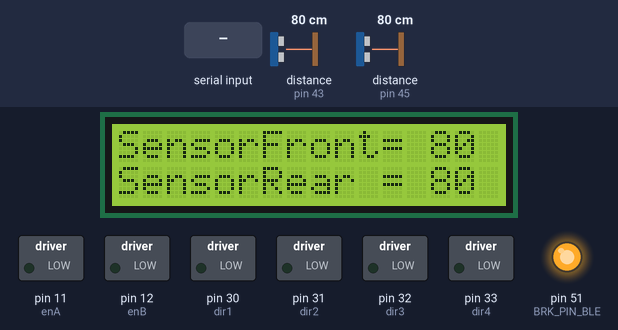
Bench run of a sketch on a simulated Arduino Mega 2560, built with avr-gcc and run on an emulated ATmega2560. On the bench: 16×2 character LCD, switched loads named in the sketch (green lamp = pin HIGH), output pins drawn as LEDs (lit = HIGH). Wiring (inferred from the names in the program): 2 × ultrasonic range finder: trigger pin 44, echo pin 45 / trigger pin 42, echo pin 43. The test bench sets the inputs (shaded band); at power-on: distance to the obstacle (sensors on pin 43, pin 45) 80 cm. The echo pulse lasts 58.3 µs per cm; random numbers use the default seed unless the sketch sets one; pins used as bus, display or sensor lines are not drawn; what the sketch prints to the serial monitor is not drawn.

Above: at 4.3 s.
4.4 s: "F\n" received over the second serial link
At 5.6 s:
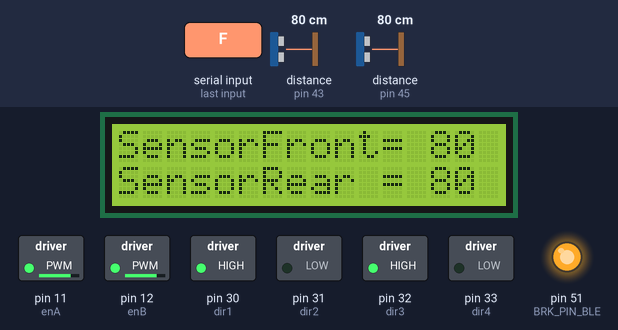
5.9 s: "B\n" received over the second serial link
At 6.6 s:
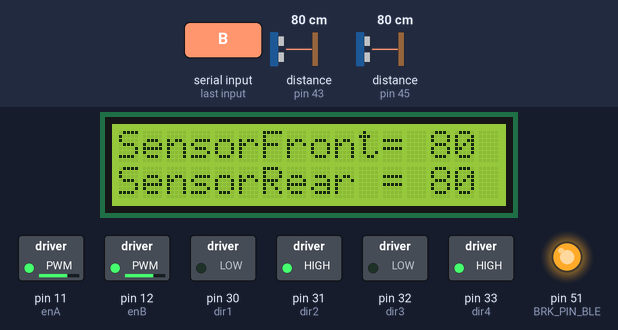
7.4 s: "R\n" received over the second serial link
At 7.8 s:
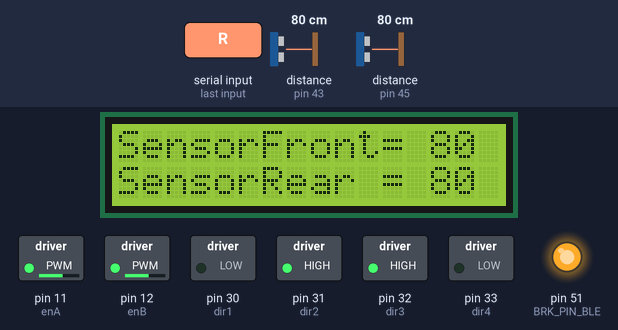
8.9 s: distance to the obstacle (sensor on pin 43) set to 2 cm
At 10.2 s:
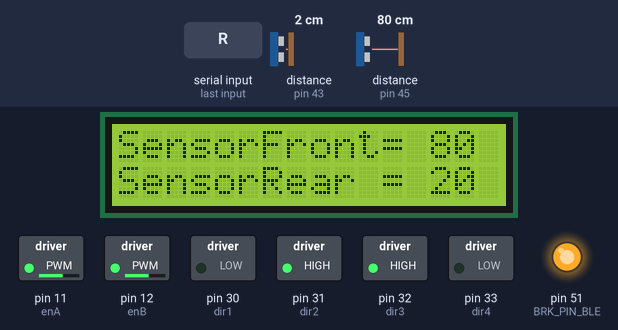
10.8 s: distance to the obstacle (sensor on pin 45) set to 17 cm
At 11.56 s:
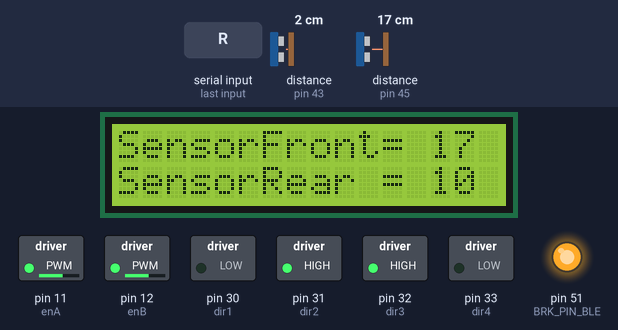
12.4 s: "L\n" received over the second serial link
At 13.6 s:
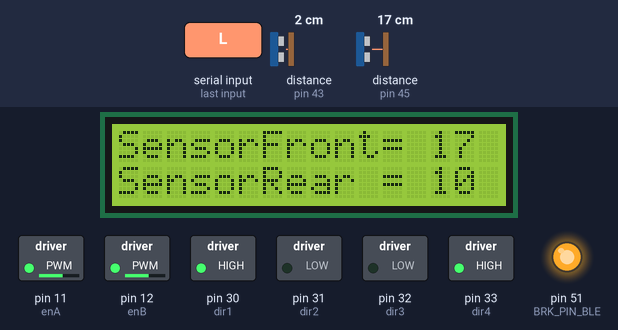
Timing chart, 0 to 15.4 s (numbered marks = the images above; inputs shaded):
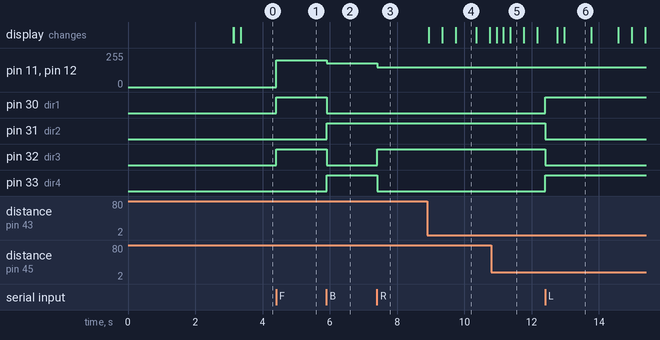

The sketch:

CrystalReaperRobot.ino
```cpp
#include "Motor_control.h"
#include "Ultrasonic_sensor.h"
#include "LCD_screen.h"
#include "Bluetooth.h"
#include "Robot_App.h"

void setup() {
  // This code will run only once and is used to initialize stuff
  motors_init();
  ultrasonic_init();
  LCD_init();
  bluetooth_init();
  robot_logic_init();
}

void loop() {
  // Here we will implement the main functionality of the robot
  motors_update();
  ultrasonic_update();
  LCD_update();
  bluetooth_update();
  robot_logic_update();
}
```

Bluetooth.cpp
```cpp
#include <Arduino.h>

#include "Bluetooth.h"

#define BT_SERIAL 	Serial1			// pins 18 and 19 on Mega
#define BT_BAUD		9600

static char rxBuffer[64];
static uint8_t rxIndex = 0;
static bool commandReady = false;

static const int STATE_PIN_BLE = 50;	// not sure if we need those pins
static const int BRK_PIN_BLE = 51;		// but better to have them already

// let's first write the init function
void bluetooth_init()
{
	pinMode(STATE_PIN_BLE, INPUT);
	pinMode(BRK_PIN_BLE, OUTPUT);
	digitalWrite(BRK_PIN_BLE, HIGH);

	BT_SERIAL.begin(BT_BAUD);		// setup the second serial port with its baudrate
};

// Now we write the update function
void bluetooth_update()
{
	while (BT_SERIAL.available())		// stay in this function as long as there is data in the bluetooth buffer
	{
		char c = BT_SERIAL.read();		// store the first character in this variable

		//Serial.print(c);		// print the string to the serial monitor for debugging

		if (c == '\n')					// if character is a newline
		{
			rxBuffer[rxIndex] = '\0';
			commandReady = true;
			rxIndex = 0;

			Serial.println(rxBuffer);			// print the receive buffer for debugging
		}
		else 							// in every other case
		{
			if (rxIndex < sizeof(rxBuffer) - 1)
			{
				rxBuffer[rxIndex++] = c;
			}
		}
	}
};

// This function is for other modules to check if there is data ready
bool bluetooth_hasCommand()
{
	return commandReady;
};

// And consequently we need a function to read data if it's ready
const char* bluetooth_getCommand()
{
	return rxBuffer;
};

// Use this function to indicate we used the data already
void bluetooth_clearFlag()
{
	commandReady = false;
}

// In case we want to send data back
void bluetooth_send(const char* msg)
{
	BT_SERIAL.println(msg);
};
```

Bluetooth.h
```cpp
#pragma once

// initialize the bluetooth module
void bluetooth_init();

// this is the function that runs in the arduino loop
void bluetooth_update();

// the following function names are pretty self explanatory
bool bluetooth_hasCommand();
const char* bluetooth_getCommand();
void bluetooth_clearFlag();
void bluetooth_send(const char* msg);
```

Motor_control.cpp
```cpp
#include <Arduino.h>

#include "Motor_control.h"

// first define the variables holding the pin assignments
// (static here means that the defines variables are local to this file)
static const int enA = 11;
static const int enB = 12;

static const int dir1 = 30;
static const int dir2 = 31;
static const int dir3 = 32;
static const int dir4 = 33;

// and make variables for motor speed and direction
static int target_left = 0;
static int target_right = 0;

void motors_init()
{	// next step is to initialize the GPIOs being used
	pinMode(enA, OUTPUT);
	pinMode(enB, OUTPUT);

	pinMode(dir1, OUTPUT);
	pinMode(dir2, OUTPUT);
	pinMode(dir3, OUTPUT);
	pinMode(dir4, OUTPUT);
};

void motors_set(int left, int right)
{
	// update the local variables
	target_left = left;
	target_right = right;
};

void motors_update()
{
	// set the left motor direction
	if (target_left > 0) {
		digitalWrite(dir1, HIGH);
		digitalWrite(dir2, LOW);
	}
	else if (target_left < 0) {
		digitalWrite(dir1, LOW);
		digitalWrite(dir2, HIGH);
	}
	else {
		digitalWrite(dir1, LOW);
		digitalWrite(dir2, LOW);
	}

	// set the right motor direction
	if (target_right > 0) {
		digitalWrite(dir3, HIGH);
		digitalWrite(dir4, LOW);
	}
	else if (target_right < 0) {
		digitalWrite(dir3, LOW);
		digitalWrite(dir4, HIGH);
	}
	else {
		digitalWrite(dir3, LOW);
		digitalWrite(dir4, LOW);
	}

	// now set the correct speeds
	analogWrite(enA, abs(target_left));
	analogWrite(enB, abs(target_right));
};
```

Motor_control.h
```cpp
#pragma once

// this function will setup the correct initial state of the two DC motors
void motors_init();

// use this function to give a setpoint to both motors using the two arguments
void motors_set(int left, int right);

// this function will update both speed and direction of the motors
void motors_update();
```

Robot_App.cpp
```cpp
#include <Arduino.h>

#include "Robot_App.h"
#include "Ultrasonic_sensor.h"
#include "LCD_screen.h"
#include "Motor_control.h"
#include "Bluetooth.h"

// define modes of the robot
enum RobotMode
{
	AUTONOMOUS,
	//DABBLE,
	BLUETOOTH
};

// define states of the robot (like an FSM)
enum RobotState
{
	IDLE,
	DRIVE_FORWARD,
	DRIVE_BACKWARD,
	TURN_LEFT,
	TURN_RIGHT,
	FLIP
};

// define a variable holding the current mode and state
static RobotMode mode;
static RobotState prev_state, state, next_state;

static unsigned long idleStartTime;

static unsigned long turnStartTime;
static unsigned long turnDuration;

static int distFront, distRear;				// the measured distance from the ultrasonic sensors

void bluetooth_manual_control()
{
	if (!bluetooth_hasCommand())
		return;

	const char* cmd = bluetooth_getCommand();

	//Serial.println(cmd);

	if (strcmp(cmd, "F") == 0)					// forward
		motors_set(200, 200);
	else if (strcmp(cmd, "B") == 0)			// backward
		motors_set(-180, -180);
	else if (strcmp(cmd, "R") == 0)			// left
		motors_set(-150, 150);
	else if (strcmp(cmd, "L") == 0)			// right
		motors_set(150, -150);
	else if (strcmp(cmd, "S") == 0)			// stop
		motors_set(0, 0);
	else																// all other commands
		bluetooth_send("This is not a valid bluetooth command, retaining current state.");

	bluetooth_clearFlag();
}

void autonomous_update()
{
	// FSM implementation
	switch(state)
	{
		case IDLE :
		{
			motors_set(0, 0);			// stop the motors

			if (millis() - idleStartTime >= 3000)		// the wait is over
			{
				Serial.println("Timer done");

				if (next_state == TURN_RIGHT || next_state == TURN_LEFT || next_state == FLIP)
				{
					turnDuration = random(400, 1000);		// in ms
					turnStartTime = millis();						// we only need

					Serial.print("Turn time is ");
					Serial.print(turnDuration);
					Serial.println(" milliseconds");
				}

				state = next_state;
			}
			break;
		}

		case DRIVE_FORWARD :
		{
			motors_set(200, 200);

			if (distFront < 30)
			{
				state = IDLE;
				if (prev_state == TURN_RIGHT)
				{
					Serial.println("Switch to Turn left");
					next_state = TURN_LEFT;
				}
				else if (prev_state == TURN_LEFT)
				{
					Serial.println("Switch to Backward");
					next_state = DRIVE_BACKWARD;
				}
				else
				{
					Serial.println("Switch to Turn right");
					next_state = TURN_RIGHT;
				}

				idleStartTime = millis();
				prev_state = DRIVE_FORWARD;
			}
			break;		// to prevent it from immediately going into the next case
		}

		case DRIVE_BACKWARD :
		{
			motors_set(-140, -140);

			if (distRear < 20)
			{
				Serial.println("Switch to Flip");

				state = IDLE;
				next_state = FLIP;
				idleStartTime = millis();
				prev_state = DRIVE_BACKWARD;
			}
			break;
		}

		case TURN_LEFT :
		{
			motors_set(180, -180);		// turn left

			if (millis() - turnStartTime >= turnDuration)
			{
				Serial.println("Switch to Forward");

				state = IDLE;
				next_state = DRIVE_FORWARD;
				idleStartTime = millis();
				prev_state = TURN_LEFT;
			}
			break;
		}

		case TURN_RIGHT :
		{
			motors_set(-180, 180);		// turn right

			if (millis() - turnStartTime >= turnDuration)
			{
				Serial.println("Switch to Forward");

				state = IDLE;
				next_state = DRIVE_FORWARD;
				idleStartTime = millis();
				prev_state = TURN_RIGHT;
			}
			break;
		}

		case FLIP :
		{
			motors_set(180, -180);		// turn left

			if (millis() - turnStartTime >= 1000)			// turn around
			{
				Serial.println("Switch to Forward");

				state = IDLE;
				next_state = DRIVE_FORWARD;
				idleStartTime = millis();
				prev_state = FLIP;
			}
			break;
		}
	}
}

// let's initialize our general application
void robot_logic_init()
{
	// We'll use the serial monitor to view the sensor output
	Serial.begin(115200);

	Serial.println("Begin in bluetooth mode");

	mode = BLUETOOTH;

	Serial.println("Begin in the idle state");

	prev_state = DRIVE_BACKWARD;
	state = IDLE;
	next_state = DRIVE_FORWARD;
	idleStartTime = millis();

	randomSeed(analogRead(A0));		// pseudo random seed
};

// And this will be the actual functionality
void robot_logic_update()
{
	//int distFront, distRear;

	// update distance data
	distFront = ultrasonic_get_front();
	distRear = ultrasonic_get_rear();

	// and write it to the LCD screen
	LCD_print(distFront, distRear);

	// now check if we're switching from bluetooth mode to autonomous mode or vice versa
	if (bluetooth_hasCommand())
	{
		const char* cmd = bluetooth_getCommand();				// store the string received via bluetooth

		//Serial.println(cmd);
		//Serial.println(strcmp(cmd, "AUTO"));

		if (strcmp(cmd, "AUTO") == 0 )
		{
			mode = AUTONOMOUS;
			Serial.println("Mode = AUTONOMOUS");
			bluetooth_clearFlag();
			bluetooth_send("Mode: Autonomous");
		}
		else if (strcmp(cmd, "BT") == 0)
		{
			mode = BLUETOOTH;
			Serial.println("Mode = BLUETOOTH");
			bluetooth_clearFlag();
			bluetooth_send("Mode: Bluetooth");
			motors_set(0, 0);				// make sure we stop the vehicle when switching to this mode
		}
	}

	// and finally execute the right function based on operating mode
	if (mode == BLUETOOTH)
	{
		bluetooth_manual_control();
	}
	else
	{
		autonomous_update();
	}

};
```

Robot_App.h
```cpp
#pragma once

// again we want an init function...
void robot_logic_init();

// ... and an update function
void robot_logic_update();

// we need this function for the bluetooth implementation...
void bluetooth_manual_control();

// ...and for now we move our FSM to the autonomous function
void autonomous_update();
```

Ultrasonic_sensor.cpp
```cpp
#include <Arduino.h>

#include "Ultrasonic_sensor.h"

#define FILTER_SIZE 10				// find a suitable value for how many measurements to keep

static float frontBuffer[FILTER_SIZE];
static int frontIndex = 0;
static float rearBuffer[FILTER_SIZE];
static int rearIndex = 0;

// start with defining pin assignments for both sensors
static const int TRIG_PIN_FRONT = 44;
static const int ECHO_PIN_FRONT = 45;

static const int TRIG_PIN_REAR = 42;
static const int ECHO_PIN_REAR = 43;

// define the local distance variables
static int distance_front = 0;
static int distance_rear = 0;

// Anything over 400 cm (23200 us pulse) is "out of range"
static const unsigned int MAX_DIST = 23200;

// calculate median
int getMedian(float *buffer, int size)
{
	float temp[FILTER_SIZE];

	// Copy buffer
	for (int i = 0; i < size; i++)
	{
		temp[i] = buffer[i];
	}

	// Insertion sort
	for (int i = 1; i < size; i++)
	{
		float key = temp[i];
		int j = i - 1;

		while (j >= 0 && temp[j] > key)
		{
			temp[j+1] = temp[j];
			j--;
		}
		temp[j+1] = key;
	}

	// Return median
	if (size % 2 == 0)
	{
		return (temp[size/2 - 1] + temp[size/2]) / 2.0;
	}
	else
	{
		return temp[size/2];
	}
}

void ultrasonic_init()
{
	// trig pin sends the pulse, and echo receives it back
	pinMode(TRIG_PIN_FRONT, OUTPUT);
	digitalWrite(TRIG_PIN_FRONT, LOW);
	pinMode(ECHO_PIN_FRONT, INPUT);

	// make sure the sensor is idle after initialization
	pinMode(TRIG_PIN_REAR, OUTPUT);
	digitalWrite(TRIG_PIN_REAR, LOW);
	pinMode(ECHO_PIN_REAR, INPUT);
};

int ultrasonic_get_front()
{
	//int frontMedian = getMedian(frontBuffer, FILTER_SIZE);
	//return frontMedian;
	return distance_front;
};

int ultrasonic_get_rear()
{
	//int rearMedian = getMedian(rearBuffer, FILTER_SIZE);
	//return rearMedian;
	return distance_rear;
};

// this function needs to perform the measurement and update the distance values
void ultrasonic_update()
{
	// ToDo: find a way to translate the sensFront() and sensRear() functions
	// do we need the delay? Is the only alternative an interrupt?

	unsigned long t1, t2;
	unsigned long pulse_width;

	// send the trigger pulse front
	digitalWrite(TRIG_PIN_FRONT, HIGH);
	delayMicroseconds(10);
	digitalWrite(TRIG_PIN_FRONT, LOW);

	// Wait for pulse on echo pin
	while ( digitalRead(ECHO_PIN_FRONT) == 0 );

	// Measure how long the echo pin was held high (pulse width)
	// Note: the micros() counter will overflow after ~70 min
	t1 = micros();
	while ( digitalRead(ECHO_PIN_FRONT) == 1);
	t2 = micros();
	pulse_width = t2 - t1;
	float front_measure = pulse_width / 58.0;
	distance_front = (int)front_measure;								// update global variable

	// add the new front meaurement to the buffer
	frontBuffer[frontIndex] = front_measure;
	frontIndex++;

	if (frontIndex >= FILTER_SIZE)
		frontIndex = 0;

	// send the trigger pulse rear
	digitalWrite(TRIG_PIN_REAR, HIGH);
	delayMicroseconds(10);
	digitalWrite(TRIG_PIN_REAR, LOW);

	// Wait for pulse on echo pin
	while ( digitalRead(ECHO_PIN_REAR) == 0 );

	// Measure how long the echo pin was held high (pulse width)
	// Note: the micros() counter will overflow after ~70 min
	t1 = micros();
	while ( digitalRead(ECHO_PIN_REAR) == 1);
	t2 = micros();
	pulse_width = t2 - t1;
	float rear_measure = pulse_width / 58.0;
	distance_rear = (int)rear_measure;									// update global variable

	// add the new rear measurement to the buffer
	rearBuffer[rearIndex] = rear_measure;
	rearIndex++;

	if (rearIndex >= FILTER_SIZE)
		rearIndex = 0;

};
```

Ultrasonic_sensor.h
```cpp
#pragma once

// this function will setup the ultrasonic distance sensors
void ultrasonic_init();

// use this function to read the latest distance measurement
int ultrasonic_get_front();
int ultrasonic_get_rear();

// calling this function will trigger the sensor and perform a measurement
void ultrasonic_update();

// We need a function to calculate the median of an array of measurements
int getMedian(float *buffer, int size);
```

LCD_screen.cpp
```cpp
#include <Arduino.h>
#include <LiquidCrystal_I2C.h>

#include "LCD_screen.h"

static int distFront = 0;
static int distRear = 0;

static unsigned long lastLCDupdate = 0;
static const unsigned long LCDinterval = 200;

static LiquidCrystal_I2C lcd(0x27, 16, 2);   // LCD constructor

void LCD_init()
{
	// set the proper screen options
	lcd.init();
	lcd.clear();
	lcd.backlight();

	// print a starting line...
	lcd.setCursor(0,0);
	lcd.print(" Crystal Reaper ");

	// and wait for sensor data to be ready
	lcd.setCursor(1,1);
	lcd.print("<Initializing>");

	delay(3000);		// watch out with delays, this will stop the whole code from executing instructions

	// ready the screen for printing sensor data
	lcd.setCursor(0, 0);
	lcd.print("SensorFront=    ");
	lcd.setCursor(0, 1);
	lcd.print("SensorRear =    ");
};

void LCD_print(int front, int rear)
{
	distFront = front;
	distRear = rear;
};

void LCD_update()
{
	unsigned long currentMillis = millis();

	if (currentMillis - lastLCDupdate < LCDinterval)			// set the screen refresh rate
		return;

	lastLCDupdate = currentMillis;

	// write front distance to screen
	lcd.setCursor(13, 0);	// first line
	lcd.print(distFront);

	if (distFront < 100.0) {
		lcd.setCursor(15, 0);
		lcd.print(" ");
	}

	// write rear distance to screen
	lcd.setCursor(13, 1);	// second line
	lcd.print(distRear);

	if (distRear < 100.0) {
		lcd.setCursor(15, 1);
		lcd.print(" ");
	}
};
```

LCD_screen.h
```cpp
#pragma once

// initialize the LCD screen
void LCD_init();

// give the measured values to this LCD subblock
void LCD_print(int front, int rear);

// print the values to the screen
void LCD_update();
```

Measured:
- after the input at 4.4 s, pin 11 (enA), pin 12 (enB): 0/255 → 200/255 at once; pin 30 (dir1), pin 32 (dir3): LOW → HIGH at once
- after the input at 5.9 s, pin 11 (enA), pin 12 (enB): 200/255 → 180/255 at once; pin 30 (dir1), pin 32 (dir3): HIGH → LOW at once; pin 31 (dir2), pin 33 (dir4): LOW → HIGH at once
- after the input at 7.4 s, pin 11 (enA), pin 12 (enB): 180/255 → 150/255 at once; pin 32 (dir3): LOW → HIGH at once; pin 33 (dir4): HIGH → LOW at once
- after the input at 8.9 s, the display: changes at once (image 4)
- after the input at 12.4 s, pin 30 (dir1), pin 33 (dir4): LOW → HIGH at once; pin 31 (dir2), pin 32 (dir3): HIGH → LOW at once
- what the display in image 4 shows lasts 0.6 s, from 9.8 s to 10.4 s
- what the display in image 5 shows lasts 0.4 s, from 11.4 s to 11.8 s
